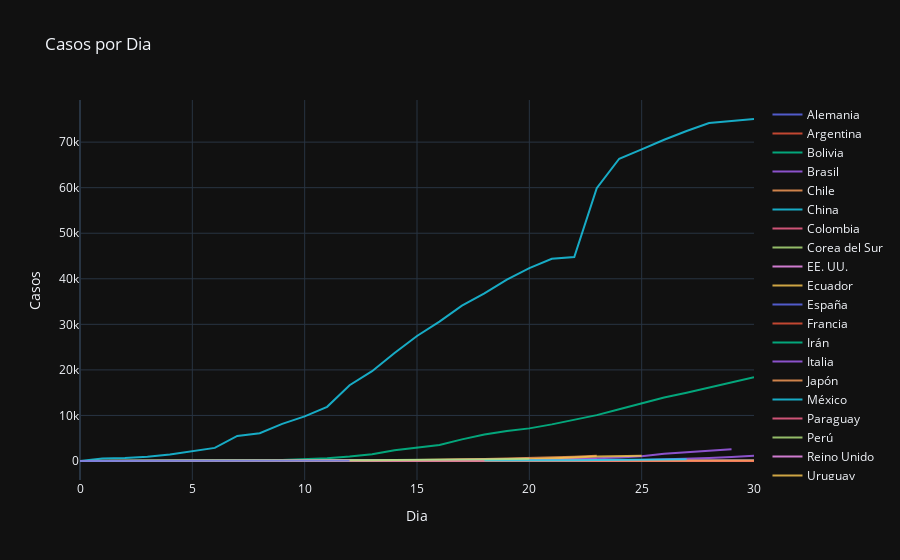

The cell this chart's notebook holds for it:
### Code cell
fig = go.Figure()

for i in lit_x2:
    
    fig.add_trace(go.Scatter(
                x = p['Dia'],
                y = p[i],
                name = i,
                opacity = 0.8))
    
    fig.update_layout(title_text="Casos por Dia",
                  xaxis_title = "Dia",
                  yaxis_title = "Casos",
                  template = "plotly_dark")
    
fig.show()

### Figure 1 — Plotly figure (JSON) as saved in the notebook; plotly's stock layout.template omitted (floating-point values rounded to 4 significant figures)
{"data": [{"name": "Alemania", "opacity": 0.8, "type": "scatter", "x": [0, 1, 2, 3, 4, 5, 6, 7, 8, 9, 10, 11, 12, 13, 14, 15, 16, 17, 18, 19, 20, 21, 22, 23, 24, 25, 26, 27, 28, 29, 30], "y": [0, 1, 4, 4, 4, 5, 8, 10, 12, 12, 12, 12, 13, 13, 14, 14, 16, 16, 16, 16, 16, 16, 16, 16, 16, 16, 16, 16, 16, 16, 17]}, {"name": "Argentina", "opacity": 0.8, "type": "scatter", "x": [0, 1, 2, 3, 4, 5, 6, 7, 8, 9, 10, 11, 12, 13, 14, 15, 16, 17, 18, 19, 20, 21, 22, 23, 24, 25, 26, 27, 28, 29, 30], "y": [0, 1, 1, 1, 2, 8, 12, 12, 17, 19, 19, 31, 34, 45, 56, 68, 79, 97, 128, 158, 225, 266, 387, 387, null, null, null, null, null, null, null]}, {"name": "Bolivia", "opacity": 0.8, "type": "scatter", "x": [0, 1, 2, 3, 4, 5, 6, 7, 8, 9, 10, 11, 12, 13, 14, 15, 16, 17, 18, 19, 20, 21, 22, 23, 24, 25, 26, 27, 28, 29, 30], "y": [0, 2, 2, 3, 10, 10, 11, 11, 12, 12, 15, 19, 24, 27, 29, 32, null, null, null, null, null, null, null, null, null, null, null, null, null, null, null]}, {"name": "Brasil", "opacity": 0.8, "type": "scatter", "x": [0, 1, 2, 3, 4, 5, 6, 7, 8, 9, 10, 11, 12, 13, 14, 15, 16, 17, 18, 19, 20, 21, 22, 23, 24, 25, 26, 27, 28, 29, 30], "y": [0, 1, 1, 1, 2, 2, 2, 2, 4, 4, 13, 13, 20, 25, 31, 38, 52, 151, 151, 162, 200, 321, 372, 621, 793, 1021, 1593, 1924, 2247, 2554, null]}, {"name": "Chile", "opacity": 0.8, "type": "scatter", "x": [0, 1, 2, 3, 4, 5, 6, 7, 8, 9, 10, 11, 12, 13, 14, 15, 16, 17, 18, 19, 20, 21, 22, 23, 24, 25, 26, 27, 28, 29, 30], "y": [0, 1, 1, 4, 4, 4, 8, 8, 13, 23, 23, 43, 61, 74, 155, 201, 238, 238, 434, 537, 632, 746, 922, 1142, null, null, null, null, null, null, null]}, {"name": "China", "opacity": 0.8, "type": "scatter", "x": [0, 1, 2, 3, 4, 5, 6, 7, 8, 9, 10, 11, 12, 13, 14, 15, 16, 17, 18, 19, 20, 21, 22, 23, 24, 25, 26, 27, 28, 29, 30], "y": [0, 548, 643, 920, 1406, 2075, 2877, 5509, 6087, 8141, 9802, 11891, 16630, 19716, 23707, 27440, 30587, 34110, 36814, 39829, 42354, 44386, 44759, 59895, 66358, 68413, 70513, 72434, 74211, 74619, 75077]}, {"name": "Colombia", "opacity": 0.8, "type": "scatter", "x": [0, 1, 2, 3, 4, 5, 6, 7, 8, 9, 10, 11, 12, 13, 14, 15, 16, 17, 18, 19, 20, 21, 22, 23, 24, 25, 26, 27, 28, 29, 30], "y": [0, 1, 1, 1, 1, 3, 9, 9, 13, 22, 34, 54, 65, 93, 102, 128, 196, 231, 277, 378, 470, null, null, null, null, null, null, null, null, null, null]}, {"name": "Corea del Sur", "opacity": 0.8, "type": "scatter", "x": [0, 1, 2, 3, 4, 5, 6, 7, 8, 9, 10, 11, 12, 13, 14, 15, 16, 17, 18, 19, 20, 21, 22, 23, 24, 25, 26, 27, 28, 29, 30], "y": [0, 1, 1, 2, 2, 3, 4, 4, 4, 4, 11, 12, 15, 15, 16, 19, 23, 24, 24, 25, 27, 28, 28, 28, 28, 28, 29, 30, 31, 31, 104]}, {"name": "EE. UU.", "opacity": 0.8, "type": "scatter", "x": [0, 1, 2, 3, 4, 5, 6, 7, 8, 9, 10, 11, 12, 13, 14, 15, 16, 17, 18, 19, 20, 21, 22, 23, 24, 25, 26, 27, 28, 29, 30], "y": [0, 1, 1, 2, 2, 5, 5, 5, 5, 5, 7, 8, 8, 11, 11, 11, 11, 11, 11, 11, 11, 12, 12, 13, 13, 13, 13, 13, 13, 13, 13]}, {"name": "Ecuador", "opacity": 0.8, "type": "scatter", "x": [0, 1, 2, 3, 4, 5, 6, 7, 8, 9, 10, 11, 12, 13, 14, 15, 16, 17, 18, 19, 20, 21, 22, 23, 24, 25, 26, 27, 28, 29, 30], "y": [0, 6, 6, 7, 10, 13, 13, 13, 14, 15, 15, 17, 17, 17, 28, 28, 37, 58, 111, 199, 367, 506, 789, 981, 1082, 1173, null, null, null, null, null]}, {"name": "España", "opacity": 0.8, "type": "scatter", "x": [0, 1, 2, 3, 4, 5, 6, 7, 8, 9, 10, 11, 12, 13, 14, 15, 16, 17, 18, 19, 20, 21, 22, 23, 24, 25, 26, 27, 28, 29, 30], "y": [0, 1, 1, 1, 1, 1, 1, 1, 1, 2, 2, 2, 2, 2, 2, 2, 2, 2, 2, 2, 2, 2, 2, 2, 2, 6, 13, 15, 32, 45, 84]}, {"name": "Francia", "opacity": 0.8, "type": "scatter", "x": [0, 1, 2, 3, 4, 5, 6, 7, 8, 9, 10, 11, 12, 13, 14, 15, 16, 17, 18, 19, 20, 21, 22, 23, 24, 25, 26, 27, 28, 29, 30], "y": [0, 2, 3, 3, 3, 4, 5, 5, 5, 6, 6, 6, 6, 6, 6, 6, 11, 11, 11, 11, 11, 11, 11, 12, 12, 12, 12, 12, 12, 12, 12]}, {"name": "Irán", "opacity": 0.8, "type": "scatter", "x": [0, 1, 2, 3, 4, 5, 6, 7, 8, 9, 10, 11, 12, 13, 14, 15, 16, 17, 18, 19, 20, 21, 22, 23, 24, 25, 26, 27, 28, 29, 30], "y": [0, 2, 5, 18, 28, 43, 61, 95, 139, 245, 388, 593, 978, 1501, 2336, 2922, 3513, 4747, 5823, 6566, 7161, 8042, 9000, 10075, 11364, 12729, 13938, 14991, 16169, 17361, 18407]}, {"name": "Italia", "opacity": 0.8, "type": "scatter", "x": [0, 1, 2, 3, 4, 5, 6, 7, 8, 9, 10, 11, 12, 13, 14, 15, 16, 17, 18, 19, 20, 21, 22, 23, 24, 25, 26, 27, 28, 29, 30], "y": [0, 2, 2, 2, 2, 2, 2, 2, 3, 3, 3, 3, 3, 3, 3, 3, 3, 3, 3, 3, 3, 3, 20, 62, 155, 229, 322, 453, 655, 888, 1128]}, {"name": "Japón", "opacity": 0.8, "type": "scatter", "x": [0, 1, 2, 3, 4, 5, 6, 7, 8, 9, 10, 11, 12, 13, 14, 15, 16, 17, 18, 19, 20, 21, 22, 23, 24, 25, 26, 27, 28, 29, 30], "y": [0, 2, 1, 2, 2, 4, 4, 7, 7, 11, 15, 20, 20, 20, 22, 22, 45, 25, 25, 26, 26, 26, 28, 28, 29, 43, 59, 66, 74, 84, 94]}, {"name": "México", "opacity": 0.8, "type": "scatter", "x": [0, 1, 2, 3, 4, 5, 6, 7, 8, 9, 10, 11, 12, 13, 14, 15, 16, 17, 18, 19, 20, 21, 22, 23, 24, 25, 26, 27, 28, 29, 30], "y": [0, 1, 4, 5, 5, 5, 5, 5, 6, 6, 7, 7, 7, 8, 12, 12, 26, 41, 53, 82, 93, 118, 164, 203, 251, 316, 367, 405, null, null, null]}, {"name": "Paraguay", "opacity": 0.8, "type": "scatter", "x": [0, 1, 2, 3, 4, 5, 6, 7, 8, 9, 10, 11, 12, 13, 14, 15, 16, 17, 18, 19, 20, 21, 22, 23, 24, 25, 26, 27, 28, 29, 30], "y": [0, 1, 1, 1, 5, 5, 6, 6, 6, 8, 9, 11, 11, 13, 18, 22, 22, 27, 37, null, null, null, null, null, null, null, null, null, null, null, null]}, {"name": "Perú", "opacity": 0.8, "type": "scatter", "x": [0, 1, 2, 3, 4, 5, 6, 7, 8, 9, 10, 11, 12, 13, 14, 15, 16, 17, 18, 19, 20, 21, 22, 23, 24, 25, 26, 27, 28, 29, 30], "y": [0, 1, 1, 6, 7, 11, 11, 15, 28, 38, 43, 86, 117, 145, 234, 234, 318, 363, 395, 416, 480, null, null, null, null, null, null, null, null, null, null]}, {"name": "Reino Unido", "opacity": 0.8, "type": "scatter", "x": [0, 1, 2, 3, 4, 5, 6, 7, 8, 9, 10, 11, 12, 13, 14, 15, 16, 17, 18, 19, 20, 21, 22, 23, 24, 25, 26, 27, 28, 29, 30], "y": [0, null, null, null, null, null, null, null, null, null, null, null, null, null, null, null, null, null, null, null, null, null, null, null, null, null, null, null, null, null, null]}, {"name": "Uruguay", "opacity": 0.8, "type": "scatter", "x": [0, 1, 2, 3, 4, 5, 6, 7, 8, 9, 10, 11, 12, 13, 14, 15, 16, 17, 18, 19, 20, 21, 22, 23, 24, 25, 26, 27, 28, 29, 30], "y": [0, 4, 4, 8, 29, 50, 79, 94, 110, 135, 158, 162, 189, null, null, null, null, null, null, null, null, null, null, null, null, null, null, null, null, null, null]}, {"name": "Venezuela", "opacity": 0.8, "type": "scatter", "x": [0, 1, 2, 3, 4, 5, 6, 7, 8, 9, 10, 11, 12, 13, 14, 15, 16, 17, 18, 19, 20, 21, 22, 23, 24, 25, 26, 27, 28, 29, 30], "y": [0, 2, 10, 17, 33, 36, 42, 42, 70, 70, 77, 84, 91, null, null, null, null, null, null, null, null, null, null, null, null, null, null, null, null, null, null]}], "layout": {"title": {"text": "Casos por Dia"}, "xaxis": {"title": {"text": "Dia"}}, "yaxis": {"title": {"text": "Casos"}}}}
